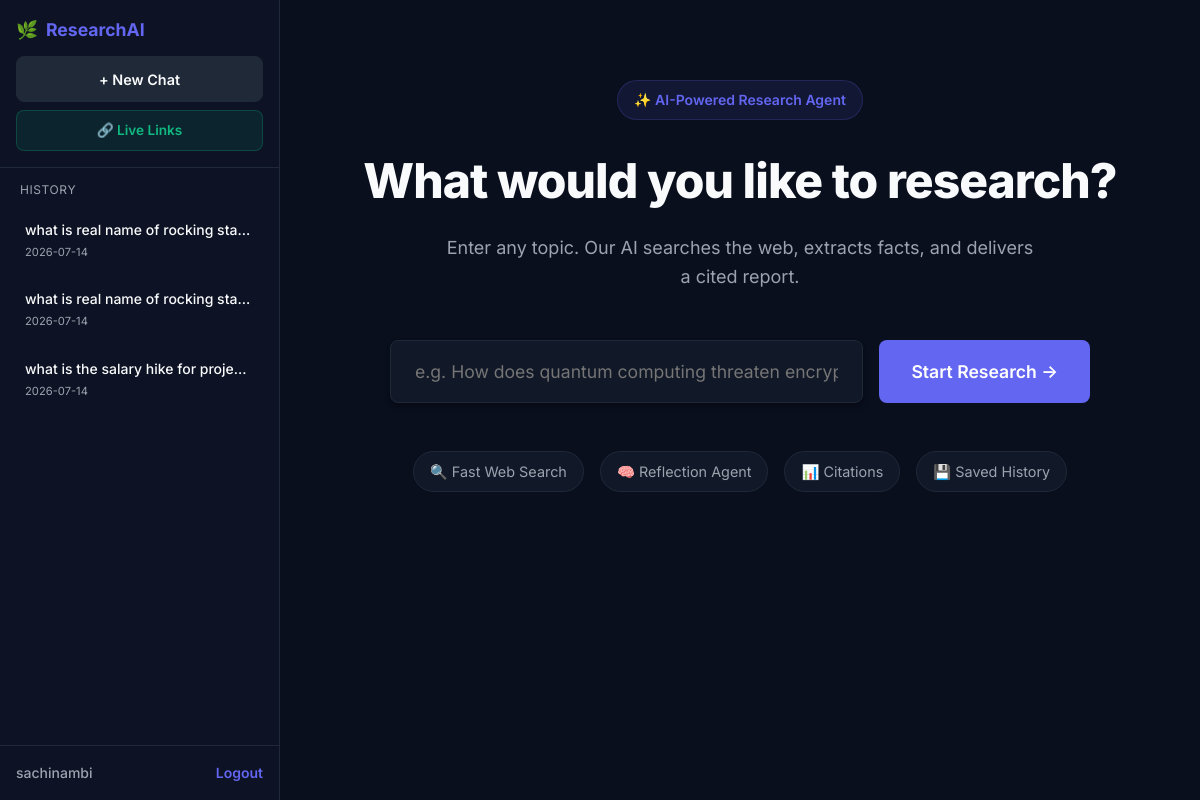
The page / (signed in) on the database its author committed.
### tables this page shows
CREATE TABLE chat_history (
                id INTEGER PRIMARY KEY AUTOINCREMENT,
                user_id INTEGER NOT NULL,
                agent_session_id TEXT NOT NULL,
                title TEXT NOT NULL,
                question TEXT NOT NULL,
                report_text TEXT,
                results_json TEXT,
                created_at TEXT NOT NULL,
                updated_at TEXT NOT NULL,
                FOREIGN KEY (user_id) REFERENCES users(id)
            );

CREATE TABLE users (
                id INTEGER PRIMARY KEY AUTOINCREMENT,
                username TEXT UNIQUE NOT NULL,
                password_hash TEXT NOT NULL,
                created_at TEXT NOT NULL
            );

### app.py (the view)
@app.route("/", methods=["GET"])
@login_required
def index():
    return render_template("index.html", current_user=current_user)

### app.py (called while the page is built)
@app.context_processor
def inject_sidebar():
    if current_user.is_authenticated:
        try:
            return {"chat_history": list_chat_history(current_user.id)}
        except Exception:
            return {"chat_history": []}
    return {"chat_history": []}

### auth.py (called while the page is built)
@login_manager.user_loader
def load_user(user_id: str):
    try:
        user_id_int = int(user_id)
    except (TypeError, ValueError):
        return None
    user = get_user_by_id(user_id_int)
    if user:
        return User(user["id"], user["username"])
    return None

### database.py (called while the page is built)
def get_connection() -> sqlite3.Connection:
    conn = sqlite3.connect(DB_PATH)
    conn.row_factory = sqlite3.Row
    return conn

def get_user_by_id(user_id: int) -> Optional[Dict[str, Any]]:
    with get_connection() as conn:
        row = conn.execute(
            "SELECT id, username, password_hash, created_at FROM users WHERE id = ?",
            (user_id,),
        ).fetchone()
        return dict(row) if row else None

def list_chat_history(user_id: int, limit: int = 50) -> List[Dict[str, Any]]:
    with get_connection() as conn:
        rows = conn.execute(
            """
            SELECT id, agent_session_id, title, question, created_at, updated_at
            FROM chat_history
            WHERE user_id = ?
            ORDER BY updated_at DESC
            LIMIT ?
            """,
            (user_id, limit),
        ).fetchall()
        return [dict(row) for row in rows]

### templates/index.html (shortened to what this page needs)
{% extends "base.html" %}
{% block content %}
<main class="chat-main">
    <section class="hero compact-hero">
        <div class="hero-badge badge">✨ AI-Powered Research Agent</div>
        <h1 class="hero-title">What would you like to research?</h1>
        <p class="hero-subtitle">
            Enter any topic. Our AI searches the web, extracts facts, and delivers a cited report.
        </p>
        <form action="{{ url_for('research') }}" method="POST" class="search-form" onsubmit="showLoading()">
            <input type="text" name="question" class="search-input"
                   placeholder="e.g. How does quantum computing threaten encryption?" required autocomplete="off">
            <button type="submit" class="btn-primary">Start Research →</button>
        </form>
        <div class="feature-pills">
            <div class="feature-pill">🔍 Fast Web Search</div>
            <div class="feature-pill">🧠 Reflection Agent</div>
            <div class="feature-pill">📊 Citations</div>
            <div class="feature-pill">💾 Saved History</div>
        </div>
    </section>
</main>
{% endblock %}

### templates/base.html (shortened to what this page needs)
<!DOCTYPE html>
<html lang="en">
<head>
    <link rel="stylesheet" href="{{ url_for('static', filename='style.css') }}">
</head>
<body class="{% block body_class %}{% endblock %}">
{% if current_user.is_authenticated %}
<div class="app-layout">
    <aside class="sidebar">
        <div class="sidebar-header">
            <a href="{{ url_for('index') }}" class="logo sidebar-logo">
                <span class="text-emerald">🌿</span>
                <span class="text-indigo">ResearchAI</span>
            </a>
            <a href="{{ url_for('index') }}" class="btn-new-chat">+ New Chat</a>
            <a href="{{ url_for('links_page') }}" class="btn-links">🔗 Live Links</a>
        </div>
        <div class="sidebar-history">
            <div class="sidebar-section-label">History</div>
            {% if chat_history %}
                {% for chat in chat_history %}
                <a href="{{ url_for('view_history', history_id=chat.id) }}"
                   class="history-item-link {% if active_history_id == chat.id %}active{% endif %}"
                   title="{{ chat.question }}">
                    <span class="history-item-title">{{ chat.title }}</span>
                    <span class="history-item-date">{{ chat.updated_at[:10] }}</span>
                </a>
                {% endfor %}
            {% else %}
                <p class="sidebar-empty">No research yet. Start a new chat!</p>
            {% endif %}
        </div>
        <div class="sidebar-footer">
            <span class="sidebar-user">{{ current_user.username }}</span>
            <a href="{{ url_for('logout') }}" class="sidebar-logout">Logout</a>
        </div>
    </aside>
    <div class="main-panel">
        {% block content %}{% endblock %}
    </div>
</div>
{% else %}
    {% block auth_content %}{% endblock %}
{% endif %}
</body>
</html>

### rows shown on the page
chat_history: title "what is real name of rocking sta…", updated_at "2026-07-14"
chat_history: title "what is real name of rocking sta…", updated_at "2026-07-14"
chat_history: title "what is the salary hike for proje…", updated_at "2026-07-14"
users: username "sachinambi"
